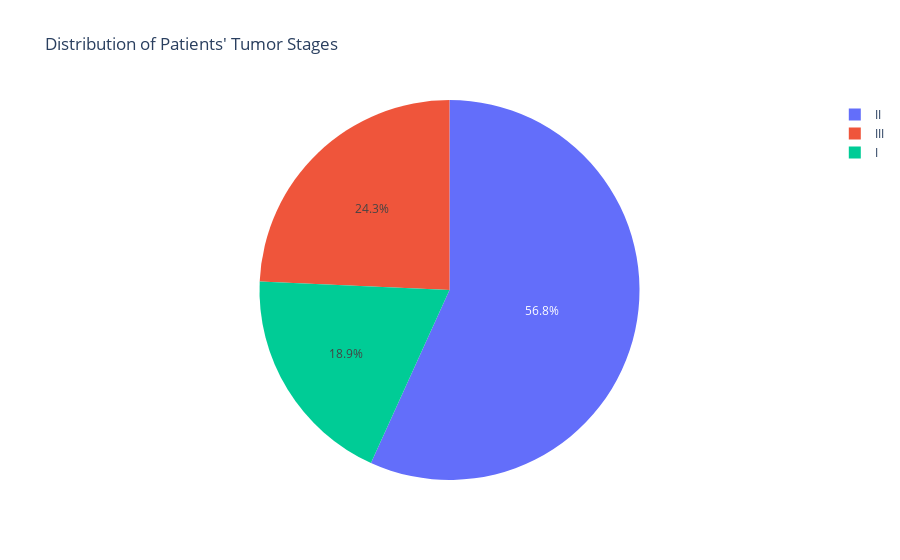

Source (notebook cell):
### Markdown cell above
most patients are in the second stage

### Code cell
# a pie chart 
stage = df1.Tumour_Stage.value_counts()
name = stage.index
value = stage.values

figure = px.pie(df1, values= value, names= name, hole= 0, title= "Distribution of Patients' Tumor Stages")
figure.show()

### Figure 1 — Plotly figure (JSON) as saved in the notebook; plotly's stock layout.template omitted (floating-point values rounded to 4 significant figures)
{"data": [{"domain": {"x": [0, 1], "y": [0, 1]}, "hole": 0, "hovertemplate": "label=%{label}<br>value=%{value}<extra></extra>", "labels": ["II", "III", "I"], "legendgroup": "", "name": "", "showlegend": true, "type": "pie", "values": [180, 77, 60]}], "layout": {"legend": {"tracegroupgap": 0}, "title": {"text": "Distribution of Patients' Tumor Stages"}}}
